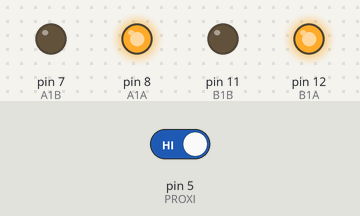
The sketch below on a simulated Arduino Uno, built with avr-gcc and run on an emulated ATmega328P. Parts: output pins drawn as LEDs (lit = HIGH). Dashed ring = blinking. The test bench sets the inputs (shaded band); at power-on: pin 5 (PROXI) HIGH.

Above: at 5.2 s.
5.3 s: pin 5 (PROXI) driven LOW
At 5.45 s:
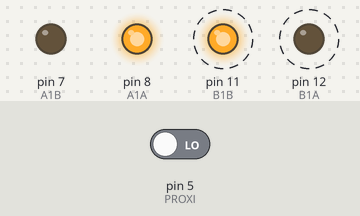
At 5.9 s:
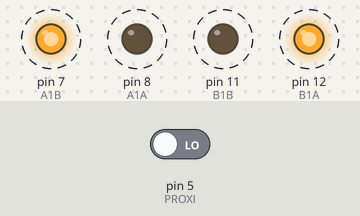
8.3 s: pin 5 (PROXI) driven HIGH
At 9.2 s:
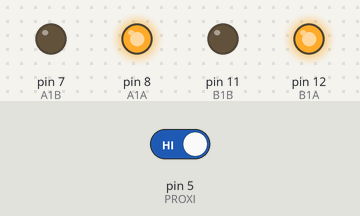
Timing chart, 0 to 11.3 s (numbered marks = the images above; inputs shaded):
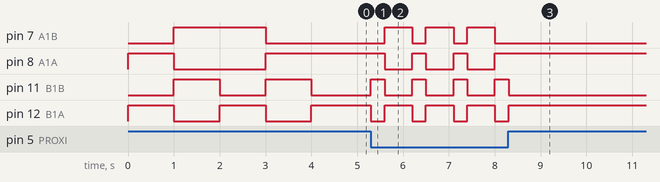

Measured:
- after the input at 5.3 s, pin 7 (A1B): alternates HIGH for 0.60 s and LOW for 0.30 s, starting after 0.30 s; pin 8 (A1A): alternates HIGH for 0.30 s and LOW for 0.60 s, starting after 0.30 s; pin 11 (B1B): alternates HIGH for 0.30 s and LOW for 0.60 s, starting at once; pin 12 (B1A): alternates HIGH for 0.60 s and LOW for 0.30 s, starting at once
- after the input at 8.3 s, pin 7 (A1B): stops changing and stays LOW; pin 8 (A1A): stops changing and stays HIGH; pin 11 (B1B): goes on until 8.3 s, then stays LOW; pin 12 (B1A): goes on until 8.3 s, then stays HIGH
- by itself, pin 12 (B1A): alternates HIGH for 1.0 s and LOW for 1.0 s

The sketch:

maze.ino
```cpp
#include "helper.h"

int turn_count = 0;

void setup() {
  // put your setup code here, to run once:

  initialize_pins();
  forward();
  delay(1000);
  reverse();
  delay(1000);
  right();
  delay(1000);
  left();
  delay(1000);
  stop();
}

void loop() {
  // put your main code here, to run repeatedly:
  forward();

  if(!digitalRead(PROXI)) {
    if(turn_count < 1) {
      turn_count++;
      left();
      delay(300);
    } else {
      turn_count = 0;
      right();
      delay(600);
    }
  } else {
    turn_count = 0;
    delay(100);
  }

}
```

helper.h
```cpp
#ifndef __HELPER_H_
#define __HELPER_H_

#define B1A 12 // Right wheel forward
#define B1B 11 // Right wheel reverse
#define A1A 8 // Left wheel forward
#define A1B 7 // Left wheel reverse
#define PROXI 5 // Sensor

void initialize_pins() {
  pinMode(B1A, OUTPUT);
  pinMode(B1B, OUTPUT);
  pinMode(A1A, OUTPUT);
  pinMode(A1B, OUTPUT);
  pinMode(PROXI, INPUT);
}

void forward() {
  digitalWrite(B1A, true);
  digitalWrite(B1B, false);
  digitalWrite(A1A, true);
  digitalWrite(A1B, false);
}

void right() {
  digitalWrite(B1A, true);
  digitalWrite(B1B, false);
  digitalWrite(A1A, false);
  digitalWrite(A1B, true);
}

void left() {
  digitalWrite(B1A, false);
  digitalWrite(B1B, true);
  digitalWrite(A1A, true);
  digitalWrite(A1B, false);
}

void reverse() {
  digitalWrite(B1A, false);
  digitalWrite(B1B, true);
  digitalWrite(A1A, false);
  digitalWrite(A1B, true);
}

void stop() {
  digitalWrite(B1A, false);
  digitalWrite(B1B, false);
  digitalWrite(A1A, false);
  digitalWrite(A1B, false);
}

#endif
```
